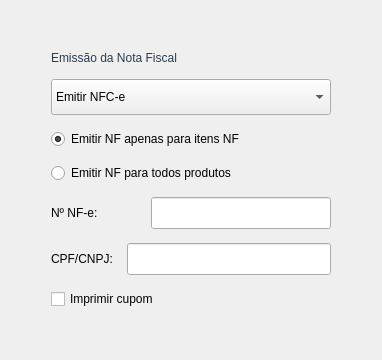
     <widget class="QWidget" name="page_NotaFiscal">
      <layout class="QVBoxLayout" name="vl_p3">
       <item>
        <spacer>
         <property name="orientation">
          <enum>Qt::Orientation::Vertical</enum>
         </property>
         <property name="sizeHint" stdset="0">
          <size>
           <width>20</width>
           <height>40</height>
          </size>
         </property>
        </spacer>
       </item>
       <item>
        <layout class="QHBoxLayout">
         <item>
          <spacer>
           <property name="orientation">
            <enum>Qt::Orientation::Horizontal</enum>
           </property>
           <property name="sizeHint" stdset="0">
            <size>
             <width>40</width>
             <height>20</height>
            </size>
           </property>
          </spacer>
         </item>
         <item>
          <layout class="QVBoxLayout" name="vl_p3_form">
           <property name="spacing">
            <number>14</number>
           </property>
           <item>
            <widget class="QLabel" name="lbl_nf_titulo">
             <property name="styleSheet">
              <string notr="true">font: 700 16pt &quot;Ubuntu&quot;; color: rgb(40,60,80);</string>
             </property>
             <property name="text">
              <string>Emissão da Nota Fiscal</string>
             </property>
            </widget>
           </item>
           <item>
            <widget class="QComboBox" name="CBox_ModeloEmit">
             <property name="minimumSize">
              <size>
               <width>280</width>
               <height>36</height>
              </size>
             </property>
             <item>
              <property name="text">
               <string>Emitir NFC-e</string>
              </property>
             </item>
             <item>
              <property name="text">
               <string>Emitir NF-e</string>
              </property>
             </item>
             <item>
              <property name="text">
               <string>Não Emitir NF</string>
              </property>
             </item>
            </widget>
           </item>
           <item>
            <widget class="QRadioButton" name="RadioBtn_EmitNfApenas">
             <property name="text">
              <string>Emitir NF apenas para itens NF</string>
             </property>
             <property name="checked">
              <bool>true</bool>
             </property>
            </widget>
           </item>
           <item>
            <widget class="QRadioButton" name="RadioBtn_EmitNfTodos">
             <property name="text">
              <string>Emitir NF para todos produtos</string>
             </property>
            </widget>
           </item>
           <item>
            <layout class="QHBoxLayout" name="hl_nnf">
             <property name="spacing">
              <number>8</number>
             </property>
             <item>
              <widget class="QLabel" name="Lbl_NNF">
               <property name="toolTip">
                <string>É recomendado usar o nNF gerado para seguir uma ordem crescente, apenas troque se necessário.</string>
               </property>
               <property name="text">
                <string>Nº NF-e:</string>
               </property>
              </widget>
             </item>
             <item>
              <widget class="QLineEdit" name="Ledit_NNF">
               <property name="minimumSize">
                <size>
                 <width>140</width>
                 <height>32</height>
                </size>
               </property>
               <property name="maximumSize">
                <size>
                 <width>180</width>
                 <height>32</height>
                </size>
               </property>
               <property name="toolTip">
                <string>É recomendado usar o nNF gerado para seguir uma ordem crescente, apenas troque se necessário.</string>
               </property>
              </widget>
             </item>
            </layout>
           </item>
           <item>
            <layout class="QHBoxLayout">
             <item>
              <widget class="QLabel" name="lbl_cpf">
               <property name="text">
                <string>CPF/CNPJ:</string>
               </property>
              </widget>
             </item>
             <item>
              <widget class="QLineEdit" name="Ledit_CpfCnpjCliente">
               <property name="minimumSize">
                <size>
                 <width>180</width>
                 <height>32</height>
                </size>
               </property>
               <property name="maximumSize">
                <size>
                 <width>220</width>
                 <height>32</height>
                </size>
               </property>
              </widget>
             </item>
            </layout>
           </item>
           <item>
            <widget class="QCheckBox" name="CheckImprimirCNF">
             <property name="toolTip">
              <string>Imprime o cupom ao confirmar a venda</string>
             </property>
             <property name="text">
              <string>Imprimir cupom</string>
             </property>
             <property name="icon">
              <iconset resource="../Imagens/recursosImg.qrc">
               <normaloff>:/QEstoqueLOja/document-print.svg</normaloff>:/QEstoqueLOja/document-print.svg</iconset>
             </property>
            </widget>
           </item>
          </layout>
         </item>
         <item>
          <spacer>
           <property name="orientation">
            <enum>Qt::Orientation::Horizontal</enum>
           </property>
           <property name="sizeHint" stdset="0">
            <size>
             <width>40</width>
             <height>20</height>
            </size>
           </property>
          </spacer>
         </item>
        </layout>
       </item>
       <item>
        <spacer>
         <property name="orientation">
          <enum>Qt::Orientation::Vertical</enum>
         </property>
         <property name="sizeHint" stdset="0">
          <size>
           <width>20</width>
           <height>40</height>
          </size>
         </property>
        </spacer>
       </item>
      </layout>
     </widget>
